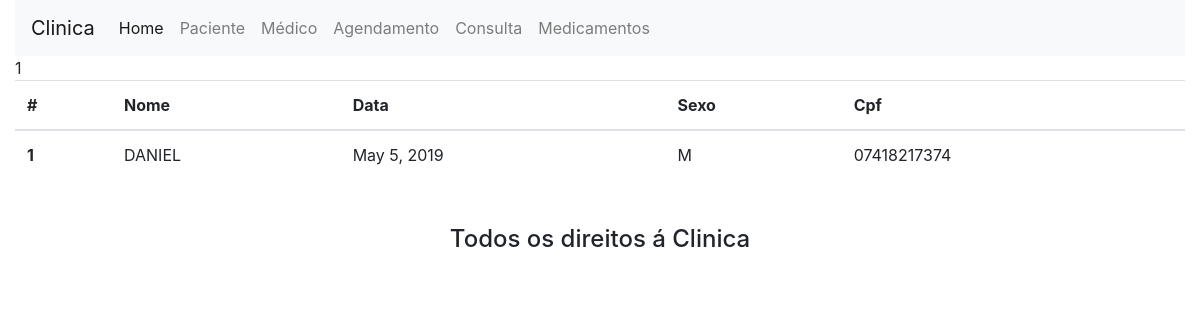
The page /atendimento/paciente/ on the database as committed earlier.
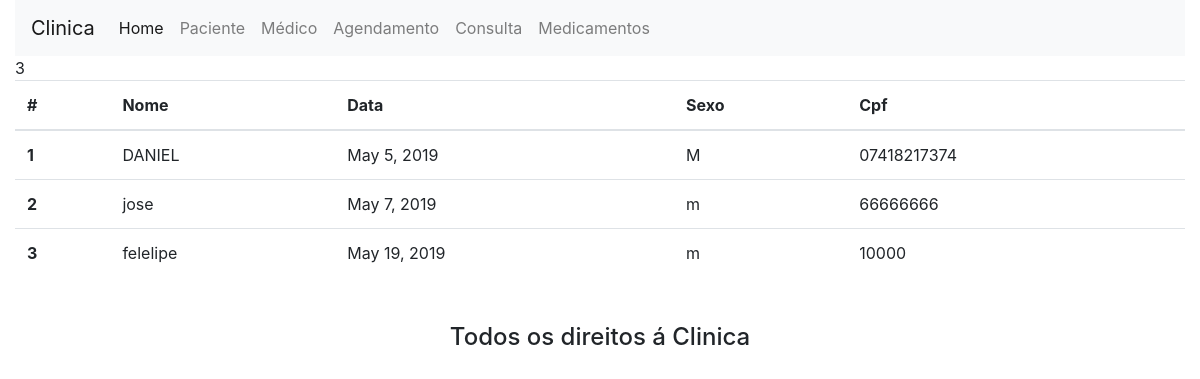
The same page on the database as committed later.
### atendimento/models.py (models this page shows)
class Paciente(models.Model):
    nome = models.CharField(max_length=50)
    dt_nasc = models.DateField()
    cpf = models.CharField(max_length=11)
    sexo = models.CharField(max_length=1)

### atendimento/views.py (the view)
# urls.py: path('paciente/',views.paciente_list),
def paciente_list(request):
    pacientes=Paciente.objects.all()
    return render(request,'paciente/list.html',{'pacientes':pacientes})

### atendimento/templates/paciente/list.html
{% extends "base.html" %} {% block conteudo %}
{{pacientes | length}}
<div class="row">
    <div class="col-lg-12">
        <table class="table">
            <thead>
                <tr>
                    <th scope="col">#</th>
                    <th scope="col">Nome</th>
                    <th scope="col">Data</th>
                    <th scope="col">Sexo</th>
                    <th scope="col">Cpf</th>
                </tr>
            </thead>
            <tbody>
                {%for paciente in pacientes %}
                <tr>
                    <th scope="row">{{paciente.id}}</th>
                    <td>{{paciente.nome}}</td>
                    <td>{{paciente.dt_nasc}}</td>
                    <td>{{paciente.sexo}}</td>
                    <td>{{paciente.cpf}}</td>
                </tr>
                {% endfor %}
            </tbody>
        </table>
    </div>
</div>
{%endblock %}

### atendimento/templates/base.html (shortened to what this page needs)
<!DOCTYPE html>
<html lang="en">
<head>
    <link rel="stylesheet" href="https://stackpath.bootstrapcdn.com/bootstrap/4.3.1/css/bootstrap.min.css"
>
</head>
<body>
    <div class="container-fluid">
        <div class="row">
            <div class="col-md-12">
                <nav class="navbar navbar-expand-lg navbar-light bg-light">
                    <a class="navbar-brand" href="/atendimento/">Clinica</a>
                    <div class="collapse navbar-collapse" id="bs-example-navbar-collapse-1">
                        <ul class="navbar-nav">
                            <li class="nav-item active">
                                <a class="nav-link" href="/atendimento/">Home
                                </a>
                            </li>
                            <li class="nav-item">
                                <a class="nav-link" href="/atendimento/paciente">Paciente</a>
                            </li>
                            <li class="nav-item">
                                <a class="nav-link" href="/atendimento/medico">Médico</a>
                            </li>
                            <li class="nav-item">
                                <a class="nav-link" href="/atendimento/agendamento">Agendamento</a>
                            </li>
                            <li class="nav-item">
                                <a class="nav-link" href="#">Consulta</a>
                            </li>
                            <li class="nav-item">
                                    <a class="nav-link" href="/atendimento/medicamentos">Medicamentos</a>
                                </li>
                        </ul>
                    </div>
                </nav>
                {% block conteudo %} {%endblock %}
                <div class="row">
                    <div class="col-lg-12">
                        <h4>Todos os direitos á Clinica</h4>
                    </div>
                </div>
            </div>
        </div>
    </div>
</body>
</html>

### atendimento/templates/base.html (style rules this page uses)
h4 { margin-top: 30px; text-align: center; }

Rows that differ between the two databases and show on the page:
added Paciente: id "2", nome "jose", dt_nasc "May 7, 2019", sexo "m", cpf "66666666"
added Paciente: id "3", nome "felelipe", dt_nasc "May 19, 2019", sexo "m", cpf "10000"
Other text that changed with them:
{{ pacientes | length }}: "1" → "3"
